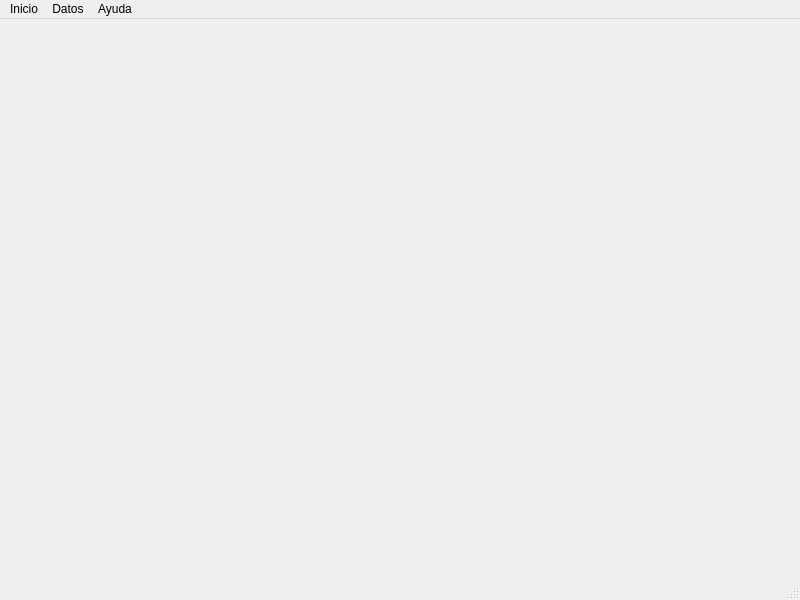
<?xml version="1.0" encoding="UTF-8"?>
<ui version="4.0">
 <class>MainWindow</class>
 <widget class="QMainWindow" name="MainWindow">
  <property name="geometry">
   <rect>
    <x>0</x>
    <y>0</y>
    <width>800</width>
    <height>600</height>
   </rect>
  </property>
  <property name="windowTitle">
   <string>Tipon Python</string>
  </property>
  <widget class="QWidget" name="centralwidget"/>
  <widget class="QMenuBar" name="menubar">
   <property name="geometry">
    <rect>
     <x>0</x>
     <y>0</y>
     <width>800</width>
     <height>20</height>
    </rect>
   </property>
   <widget class="QMenu" name="menuInicio">
    <property name="title">
     <string>Inicio</string>
    </property>
    <addaction name="actionNuevo_Proyecto"/>
    <addaction name="actionCerrar"/>
    <addaction name="actionSalir"/>
   </widget>
   <widget class="QMenu" name="menuAyuda">
    <property name="title">
     <string>Ayuda</string>
    </property>
    <addaction name="actionAcerca_de"/>
   </widget>
   <widget class="QMenu" name="menuDatos">
    <property name="title">
     <string>Datos</string>
    </property>
    <widget class="QMenu" name="menuCaudal_de_bombeo">
     <property name="enabled">
      <bool>false</bool>
     </property>
     <property name="title">
      <string>Caudal de bombeo</string>
     </property>
     <addaction name="actionIngresar"/>
     <addaction name="actionImportar"/>
    </widget>
    <addaction name="menuCaudal_de_bombeo"/>
    <addaction name="actionObservaciones"/>
   </widget>
   <addaction name="menuInicio"/>
   <addaction name="menuDatos"/>
   <addaction name="menuAyuda"/>
  </widget>
  <widget class="QStatusBar" name="statusbar"/>
  <action name="actionNuevo_Proyecto">
   <property name="enabled">
    <bool>false</bool>
   </property>
   <property name="text">
    <string>Nuevo Proyecto</string>
   </property>
  </action>
  <action name="actionAcerca_de">
   <property name="text">
    <string>Acerca de..</string>
   </property>
  </action>
  <action name="actionCerrar">
   <property name="text">
    <string>Cerrar</string>
   </property>
  </action>
  <action name="actionSalir">
   <property name="text">
    <string>Salir</string>
   </property>
  </action>
  <action name="actionObservaciones">
   <property name="text">
    <string>Observaciones</string>
   </property>
  </action>
  <action name="actionImportar">
   <property name="text">
    <string>Importar</string>
   </property>
  </action>
  <action name="actionIngresar">
   <property name="text">
    <string>Ingresar</string>
   </property>
  </action>
 </widget>
 <resources/>
 <connections>
  <connection>
   <sender>actionSalir</sender>
   <signal>activated()</signal>
   <receiver>MainWindow</receiver>
   <slot>close()</slot>
   <hints>
    <hint type="sourcelabel">
     <x>-1</x>
     <y>-1</y>
    </hint>
    <hint type="destinationlabel">
     <x>399</x>
     <y>299</y>
    </hint>
   </hints>
  </connection>
 </connections>
</ui>
